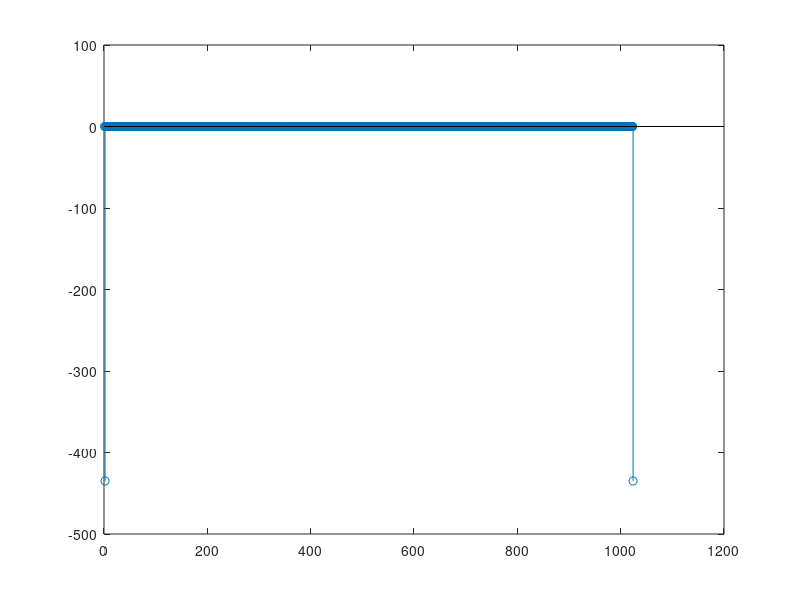
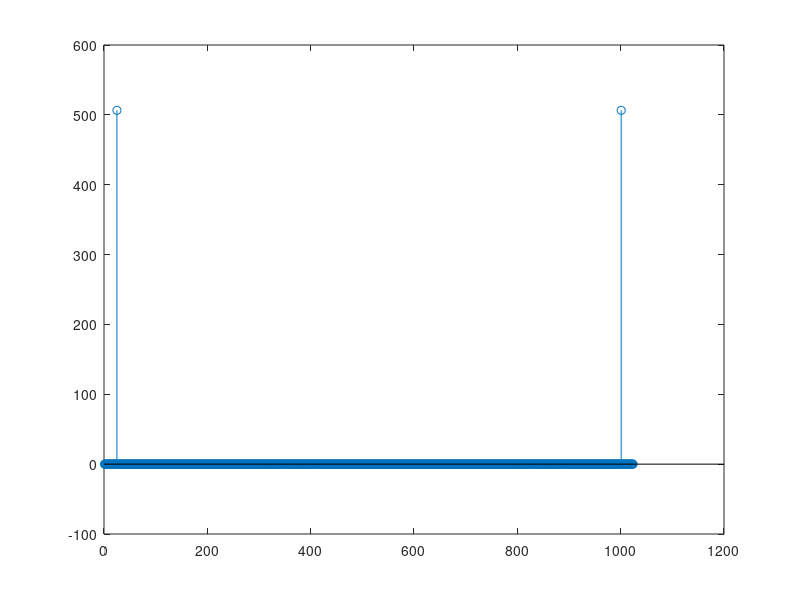
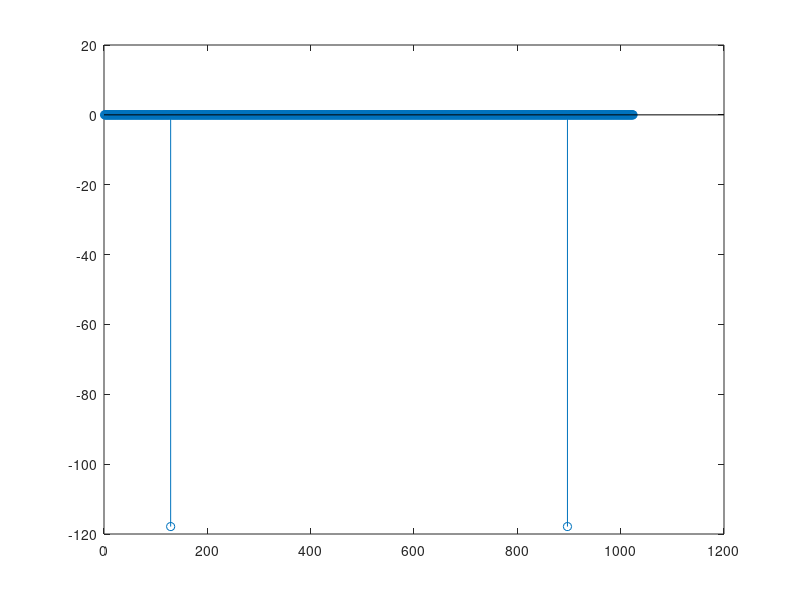
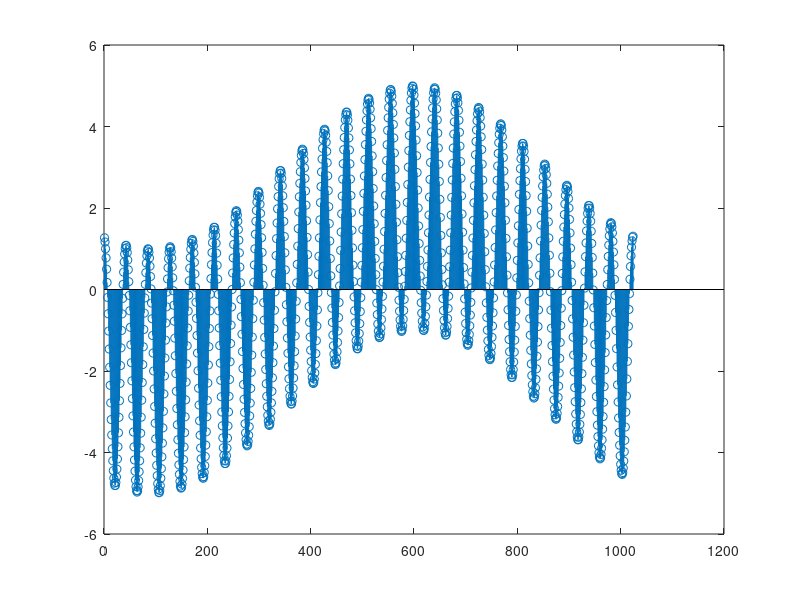

MATLAB code to generate these figures, in order: (Note: this script raises an error after producing the figures.)
x = 1:1:1024;
a=sin(2*pi*x/1024 + 23);
b=cos(2*pi*x*1000/1024);
c=cos(2*pi*x*128/1024+45);
figure;
stem(x,fft(a));
figure;
stem(x,fft(b));
figure;
stem(x,fft(c));
y(1,:)=2*a+3*b;
y(2,:)=4*b-2*c;
y(3,:)=3*c+a;
for i=1:3
    z(i,:)=fft(y(i,:));
    figure;
    stem(x,y(i,:));
    figure;
    stem(x,z(i,:));
end
clap=wavread('clap.wav');
guitar=wavread('guitar.wav');
drum=wavread('drum.wav');
figure;
stem(abs(fft(clap)));
figure;
stem(abs(fft(guitar)));
figure;
stem(abs(fft(drum)));



